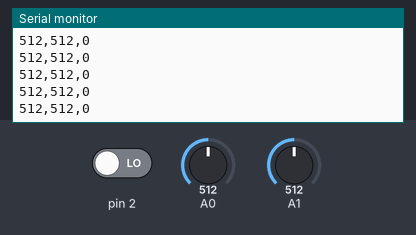
Simulated run of this sketch. Board: Arduino Uno, built with avr-gcc and run on an emulated ATmega328P. On the bench: the last lines printed to the serial monitor. Inputs (shaded band) come from the test bench; at power-on: A0 = 512, A1 = 512, pin 2 LOW.

Above: at 1.2 s.
1.3 s: A0 set to 11
At 2.1 s:
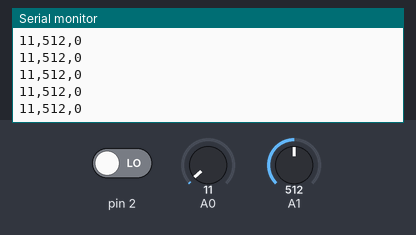
2.8 s: A0 set to 8
At 3.5 s:
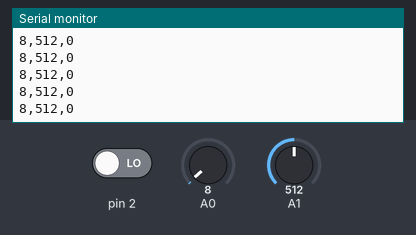
4.3 s: A0 set to 92
At 4.8 s:
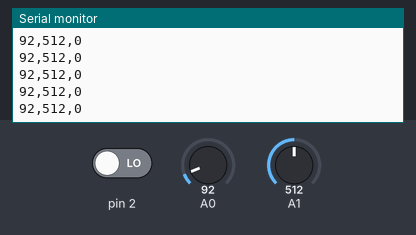
5.8 s: A0 set to 108
At 6.4 s:
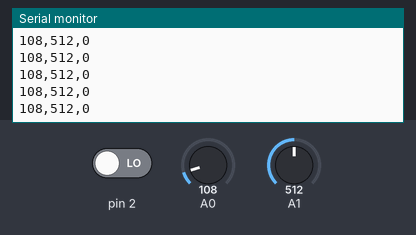
8.8 s: A1 set to 11
At 9.5 s:
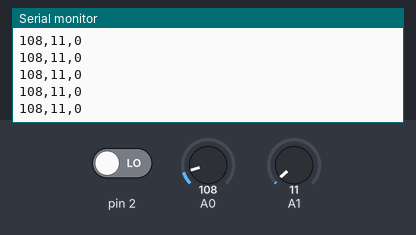
10.3 s: A1 set to 8
At 10.9 s:
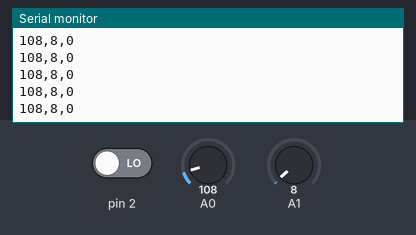
Timing chart, 0 to 12.8 s (numbered marks = the images above; inputs shaded):
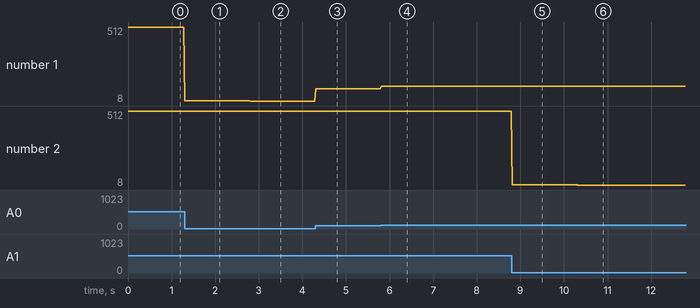

The sketch:

ArduinoSerialRead.ino
```cpp
void setup()
{
 Serial.begin(9600);
 pinMode(2, INPUT);
}

void loop()
{
 Serial.print(analogRead(A0));
 Serial.print(",");
 Serial.print(analogRead(A1));
 Serial.print(",");
 Serial.println(digitalRead(2));
 delay(20);
}
```

Measured:
- after the input at 1.3 s, the serial monitor: prints a new line at once (image 1)
- after the input at 2.8 s, the serial monitor: prints a new line at once (image 2)
- after the input at 4.3 s, the serial monitor: prints a new line at once (image 3)
- after the input at 5.8 s, the serial monitor: prints a new line at once (image 4)
- after the input at 8.8 s, the serial monitor: prints a new line at once (image 5)
- after the input at 10.3 s, the serial monitor: prints a new line at once (image 6)
- plotted number 1: 512 → 11 after the input at 1.3 s, 11 → 8 after the input at 2.8 s, 8 → 92 after the input at 4.3 s, 92 → 108 after the input at 5.8 s
- plotted number 2: 512 → 11 after the input at 8.8 s, 11 → 8 after the input at 10.3 s
